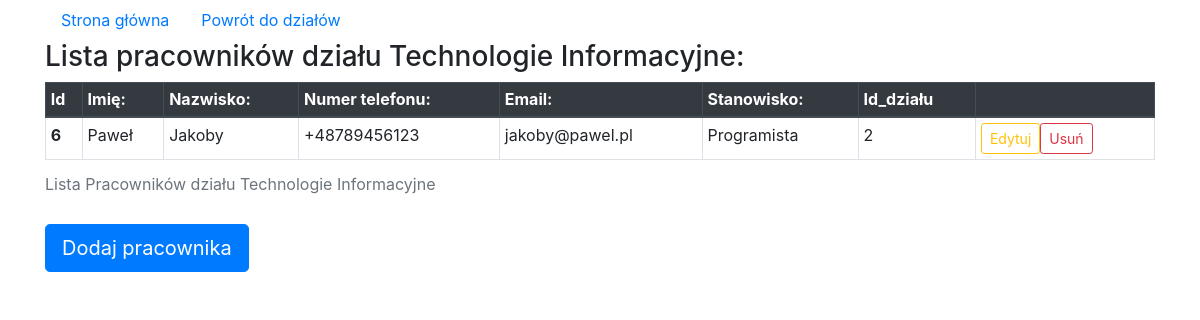
The page /crud/dzialy/2/ on the database its author committed.
### crud/models.py (models this page shows, shortened)
class Dzial(models.Model):
  name = models.CharField(max_length=25, null=False, blank=False)
  department_code = models.CharField(max_length=5, null=False, blank=False)

class Pracownik(models.Model):
  dzial = models.ForeignKey(Dzial, on_delete=models.CASCADE)
  first_name = models.CharField(max_length=15)
  last_name = models.CharField(max_length=25)
  phone_number = PhoneNumberField(null=False, blank=False, unique=True)
  email = models.EmailField(max_length=125)
  position = models.CharField(max_length=50)

### crud/views.py (the view)
# urls.py: path('dzialy/<int:dzial_id>/', views.dzial_details, name = 'dzial_details'),
def dzial_details(request, dzial_id):
  dzial = get_object_or_404(Dzial, pk = dzial_id)
  context = {'dzial': dzial}
  return render(request, 'crud/dzialDetails.html', context)

### crud/templates/crud/dzialDetails.html (shortened to what this page needs)
<!DOCTYPE html>
<html>
  <head>
    <link rel="stylesheet" href="https://stackpath.bootstrapcdn.com/bootstrap/4.3.1/css/bootstrap.min.css">
  </head>
  <body>
    <div class="container">
      <nav class="nav">
        <a class="nav-link active" href="/crud">Strona główna</a>
        <a class="nav-link active" href="/crud/dzialy">Powrót do działów</a>
      </nav>
      <h3>Lista pracowników działu {{ dzial.name }}: </h3>
      {% if dzial.pracownik_set.all %}
          <div class="table-responsive">
            <table class="table table-bordered table-hover table-sm">
              <caption>Lista Pracowników działu {{ dzial.name }}</caption>
              <thead class="thead-dark">
                <tr>
                  <th scope="col">Id</th>
                  <th scope="col">Imię:</th>
                  <th scope="col">Nazwisko:</th>
                  <th scope="col">Numer telefonu:</th>
                  <th scope="col">Email:</th>
                  <th scope="col">Stanowisko:</th>
                  <th scope="col">Id_działu</th>
                  <th scope="col"></th>
                </tr>
              </thead>
              <tbody>
                {% for prac in dzial.pracownik_set.all %}
                  <tr>
                    <th scope="row">{{ prac.pk }}</th>
                      <td>{{ prac.first_name }}</td>
                      <td>{{ prac.last_name }}</td>
                      <td>{{ prac.phone_number }}</td>
                      <td>{{ prac.email }}</td>
                      <td>{{ prac.position }}</td>
                      <td>{{ dzial.pk }}</td>
                      <td>
                        <div class="container row row-centered">
                          <button type="button" class=" btn btn-outline-warning btn-sm" onclick="location.href = '/crud/dzialy/{{ dzial.pk }}/edit/prac/{{ prac.pk }}'">Edytuj</button>
                          <button type="button" class=" btn btn-outline-danger btn-sm" onclick="location.href = '/crud/dzialy/{{ dzial.pk }}/delete/prac/{{ prac.pk }}'">Usuń</button>
                        </div>
                      </td>
                  </tr>
                {% endfor %}
              </tbody>
            </table>
            <button type="button" class="btn btn-primary btn-lg" onclick="location.href = '/crud/dzialy/add/{{ dzial.pk }}/prac'">Dodaj pracownika</button>
          </div>
        {% else %}
          <h1><p>Dział {{ dzial.name }} nie ma jeszcze dodanych pracowników</p></h1>
          <button type="button" class="btn btn-primary btn-lg" onclick="location.href = '/crud/dzialy/add/{{ dzial.pk }}/prac'">Dodaj pracownika</button>
        {% endif %}
    </div>
  </body>
</html>

### rows shown on the page
Dzial: name "Technologie Informacyjne", pk "2"
Pracownik: pk "6", first_name "Paweł", last_name "Jakoby", phone_number "+48789456123", email "jakoby@pawel.pl", position "Programista"
